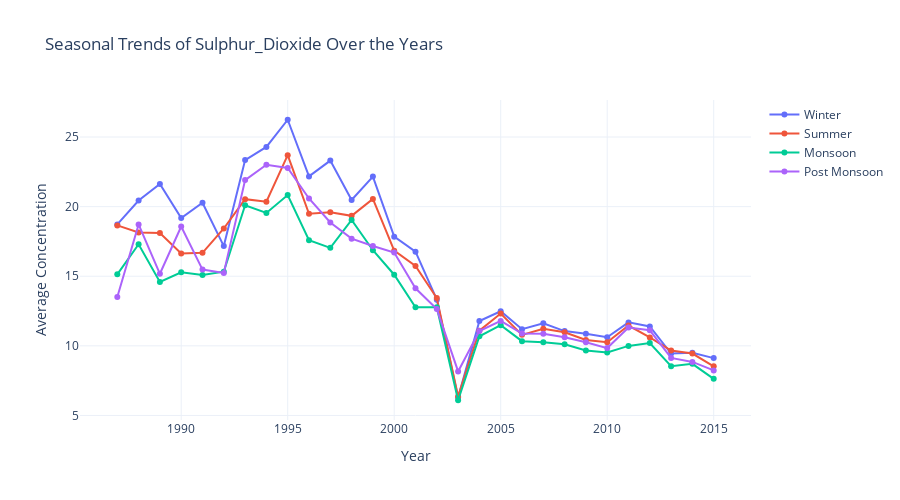
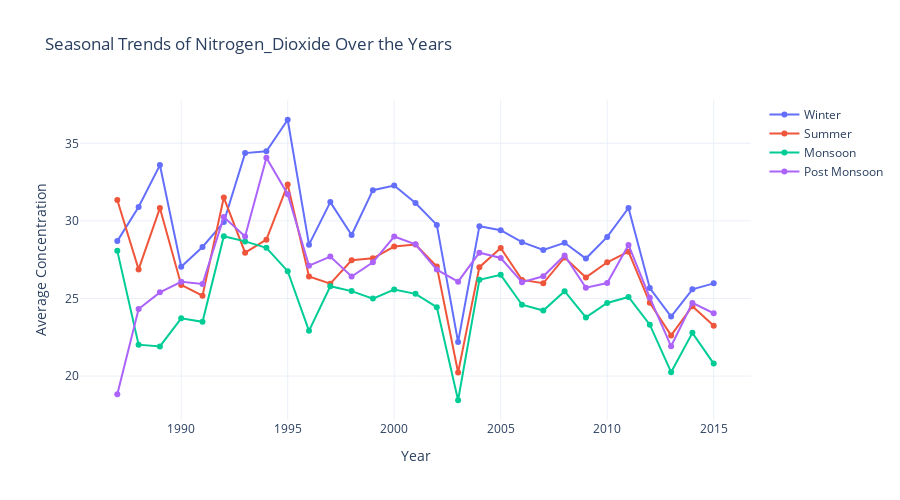
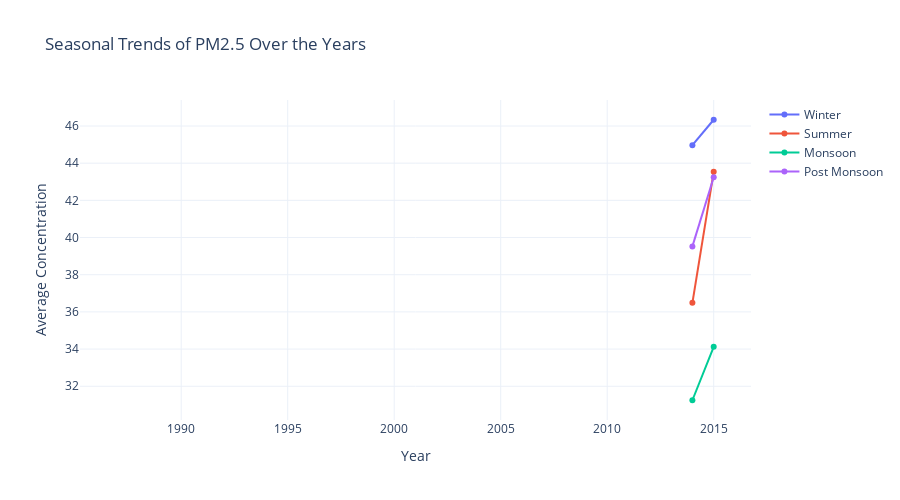

The notebook cell saved with these charts, in order:
### Code cell
for pollutant in pollutants:
    fig = go.Figure()
    
    for season in seasons:
        subset = grouped[grouped['Season'] == season]
        fig.add_trace(go.Scatter(
            x=subset['Year'],
            y=subset[pollutant],
            mode='lines+markers',
            name=season,
            hovertemplate=f"{pollutant} ({season})<br>Year: %{{x}}<br>Avg: %{{y:.2f}}"
        ))
    
    fig.update_layout(
        title=f"Seasonal Trends of {pollutant} Over the Years",
        xaxis_title="Year",
        yaxis_title="Average Concentration",
        hovermode="x unified",
        template="plotly_white",
        width=900,
        height=500
    )
    
    fig.show()

### Figure 1 — Plotly figure (JSON) as saved in the notebook; plotly's stock layout.template omitted (floating-point values rounded to 4 significant figures)
{"data": [{"hovertemplate": "Sulphur_Dioxide (Winter)<br>Year: %{x}<br>Avg: %{y:.2f}", "mode": "lines+markers", "name": "Winter", "type": "scatter", "x": [1987.0, 1988.0, 1989.0, 1990.0, 1991.0, 1992.0, 1993.0, 1994.0, 1995.0, 1996.0, 1997.0, 1998.0, 1999.0, 2000.0, 2001.0, 2002.0, 2003.0, 2004.0, 2005.0, 2006.0, 2007.0, 2008.0, 2009.0, 2010.0, 2011.0, 2012.0, 2013.0, 2014.0, 2015.0], "y": [18.72, 20.43, 21.62, 19.18, 20.28, 17.17, 23.34, 24.29, 26.24, 22.17, 23.31, 20.47, 22.16, 17.84, 16.77, 13.32, 6.284, 11.78, 12.48, 11.2, 11.63, 11.06, 10.86, 10.62, 11.68, 11.4, 9.446, 9.499, 9.118]}, {"hovertemplate": "Sulphur_Dioxide (Summer)<br>Year: %{x}<br>Avg: %{y:.2f}", "mode": "lines+markers", "name": "Summer", "type": "scatter", "x": [1987.0, 1988.0, 1989.0, 1990.0, 1991.0, 1992.0, 1993.0, 1994.0, 1995.0, 1996.0, 1997.0, 1998.0, 1999.0, 2000.0, 2001.0, 2002.0, 2003.0, 2004.0, 2005.0, 2006.0, 2007.0, 2008.0, 2009.0, 2010.0, 2011.0, 2012.0, 2013.0, 2014.0, 2015.0], "y": [18.65, 18.14, 18.11, 16.64, 16.68, 18.43, 20.54, 20.35, 23.7, 19.49, 19.6, 19.34, 20.55, 16.84, 15.73, 13.43, 6.367, 11.09, 12.32, 10.79, 11.23, 10.97, 10.42, 10.25, 11.46, 10.6, 9.66, 9.444, 8.532]}, {"hovertemplate": "Sulphur_Dioxide (Monsoon)<br>Year: %{x}<br>Avg: %{y:.2f}", "mode": "lines+markers", "name": "Monsoon", "type": "scatter", "x": [1987.0, 1988.0, 1989.0, 1990.0, 1991.0, 1992.0, 1993.0, 1994.0, 1995.0, 1996.0, 1997.0, 1998.0, 1999.0, 2000.0, 2001.0, 2002.0, 2003.0, 2004.0, 2005.0, 2006.0, 2007.0, 2008.0, 2009.0, 2010.0, 2011.0, 2012.0, 2013.0, 2014.0, 2015.0], "y": [15.13, 17.3, 14.59, 15.28, 15.09, 15.33, 20.1, 19.55, 20.84, 17.59, 17.04, 19.04, 16.87, 15.11, 12.77, 12.77, 6.091, 10.69, 11.49, 10.34, 10.26, 10.11, 9.665, 9.523, 9.996, 10.2, 8.535, 8.708, 7.627]}, {"hovertemplate": "Sulphur_Dioxide (Post Monsoon)<br>Year: %{x}<br>Avg: %{y:.2f}", "mode": "lines+markers", "name": "Post Monsoon", "type": "scatter", "x": [1987.0, 1988.0, 1989.0, 1990.0, 1991.0, 1992.0, 1993.0, 1994.0, 1995.0, 1996.0, 1997.0, 1998.0, 1999.0, 2000.0, 2001.0, 2002.0, 2003.0, 2004.0, 2005.0, 2006.0, 2007.0, 2008.0, 2009.0, 2010.0, 2011.0, 2012.0, 2013.0, 2014.0, 2015.0], "y": [13.51, 18.72, 15.18, 18.57, 15.48, 15.24, 21.91, 23.01, 22.78, 20.59, 18.86, 17.7, 17.17, 16.7, 14.13, 12.64, 8.161, 11.07, 11.79, 10.89, 10.87, 10.62, 10.26, 9.838, 11.31, 11.12, 9.132, 8.845, 8.234]}], "layout": {"height": 500, "hovermode": "x unified", "title": {"text": "Seasonal Trends of Sulphur_Dioxide Over the Years"}, "width": 900, "xaxis": {"title": {"text": "Year"}}, "yaxis": {"title": {"text": "Average Concentration"}}}}

### Figure 2 — Plotly figure (JSON) as saved in the notebook; plotly's stock layout.template omitted (floating-point values rounded to 4 significant figures)
{"data": [{"hovertemplate": "Nitrogen_Dioxide (Winter)<br>Year: %{x}<br>Avg: %{y:.2f}", "mode": "lines+markers", "name": "Winter", "type": "scatter", "x": [1987.0, 1988.0, 1989.0, 1990.0, 1991.0, 1992.0, 1993.0, 1994.0, 1995.0, 1996.0, 1997.0, 1998.0, 1999.0, 2000.0, 2001.0, 2002.0, 2003.0, 2004.0, 2005.0, 2006.0, 2007.0, 2008.0, 2009.0, 2010.0, 2011.0, 2012.0, 2013.0, 2014.0, 2015.0], "y": [28.7, 30.9, 33.6, 27.05, 28.32, 29.93, 34.37, 34.48, 36.52, 28.47, 31.21, 29.09, 31.98, 32.28, 31.15, 29.74, 22.19, 29.66, 29.4, 28.63, 28.13, 28.59, 27.57, 28.97, 30.83, 25.68, 23.84, 25.6, 25.98]}, {"hovertemplate": "Nitrogen_Dioxide (Summer)<br>Year: %{x}<br>Avg: %{y:.2f}", "mode": "lines+markers", "name": "Summer", "type": "scatter", "x": [1987.0, 1988.0, 1989.0, 1990.0, 1991.0, 1992.0, 1993.0, 1994.0, 1995.0, 1996.0, 1997.0, 1998.0, 1999.0, 2000.0, 2001.0, 2002.0, 2003.0, 2004.0, 2005.0, 2006.0, 2007.0, 2008.0, 2009.0, 2010.0, 2011.0, 2012.0, 2013.0, 2014.0, 2015.0], "y": [31.35, 26.87, 30.83, 25.87, 25.18, 31.5, 27.95, 28.79, 32.34, 26.42, 25.96, 27.46, 27.59, 28.35, 28.47, 27.06, 20.23, 27.02, 28.26, 26.2, 25.98, 27.64, 26.36, 27.33, 28.02, 24.72, 22.62, 24.51, 23.25]}, {"hovertemplate": "Nitrogen_Dioxide (Monsoon)<br>Year: %{x}<br>Avg: %{y:.2f}", "mode": "lines+markers", "name": "Monsoon", "type": "scatter", "x": [1987.0, 1988.0, 1989.0, 1990.0, 1991.0, 1992.0, 1993.0, 1994.0, 1995.0, 1996.0, 1997.0, 1998.0, 1999.0, 2000.0, 2001.0, 2002.0, 2003.0, 2004.0, 2005.0, 2006.0, 2007.0, 2008.0, 2009.0, 2010.0, 2011.0, 2012.0, 2013.0, 2014.0, 2015.0], "y": [28.07, 22.02, 21.91, 23.72, 23.5, 29.01, 28.68, 28.26, 26.76, 22.92, 25.79, 25.48, 24.99, 25.58, 25.3, 24.44, 18.44, 26.2, 26.53, 24.6, 24.22, 25.47, 23.78, 24.71, 25.1, 23.31, 20.25, 22.79, 20.8]}, {"hovertemplate": "Nitrogen_Dioxide (Post Monsoon)<br>Year: %{x}<br>Avg: %{y:.2f}", "mode": "lines+markers", "name": "Post Monsoon", "type": "scatter", "x": [1987.0, 1988.0, 1989.0, 1990.0, 1991.0, 1992.0, 1993.0, 1994.0, 1995.0, 1996.0, 1997.0, 1998.0, 1999.0, 2000.0, 2001.0, 2002.0, 2003.0, 2004.0, 2005.0, 2006.0, 2007.0, 2008.0, 2009.0, 2010.0, 2011.0, 2012.0, 2013.0, 2014.0, 2015.0], "y": [18.83, 24.32, 25.39, 26.07, 25.94, 30.25, 29.0, 34.08, 31.72, 27.11, 27.7, 26.41, 27.33, 28.99, 28.49, 26.86, 26.08, 27.95, 27.61, 26.05, 26.43, 27.77, 25.7, 26.0, 28.45, 25.05, 21.92, 24.72, 24.05]}], "layout": {"height": 500, "hovermode": "x unified", "title": {"text": "Seasonal Trends of Nitrogen_Dioxide Over the Years"}, "width": 900, "xaxis": {"title": {"text": "Year"}}, "yaxis": {"title": {"text": "Average Concentration"}}}}

### Figure 3 — Plotly figure (JSON) as saved in the notebook; plotly's stock layout.template omitted (floating-point values rounded to 4 significant figures)
{"data": [{"hovertemplate": "PM2.5 (Winter)<br>Year: %{x}<br>Avg: %{y:.2f}", "mode": "lines+markers", "name": "Winter", "type": "scatter", "x": [1987.0, 1988.0, 1989.0, 1990.0, 1991.0, 1992.0, 1993.0, 1994.0, 1995.0, 1996.0, 1997.0, 1998.0, 1999.0, 2000.0, 2001.0, 2002.0, 2003.0, 2004.0, 2005.0, 2006.0, 2007.0, 2008.0, 2009.0, 2010.0, 2011.0, 2012.0, 2013.0, 2014.0, 2015.0], "y": [NaN, NaN, NaN, NaN, NaN, NaN, NaN, NaN, NaN, NaN, NaN, NaN, NaN, NaN, NaN, NaN, NaN, NaN, NaN, NaN, NaN, NaN, NaN, NaN, NaN, NaN, NaN, 44.97, 46.34]}, {"hovertemplate": "PM2.5 (Summer)<br>Year: %{x}<br>Avg: %{y:.2f}", "mode": "lines+markers", "name": "Summer", "type": "scatter", "x": [1987.0, 1988.0, 1989.0, 1990.0, 1991.0, 1992.0, 1993.0, 1994.0, 1995.0, 1996.0, 1997.0, 1998.0, 1999.0, 2000.0, 2001.0, 2002.0, 2003.0, 2004.0, 2005.0, 2006.0, 2007.0, 2008.0, 2009.0, 2010.0, 2011.0, 2012.0, 2013.0, 2014.0, 2015.0], "y": [NaN, NaN, NaN, NaN, NaN, NaN, NaN, NaN, NaN, NaN, NaN, NaN, NaN, NaN, NaN, NaN, NaN, NaN, NaN, NaN, NaN, NaN, NaN, NaN, NaN, NaN, NaN, 36.49, 43.53]}, {"hovertemplate": "PM2.5 (Monsoon)<br>Year: %{x}<br>Avg: %{y:.2f}", "mode": "lines+markers", "name": "Monsoon", "type": "scatter", "x": [1987.0, 1988.0, 1989.0, 1990.0, 1991.0, 1992.0, 1993.0, 1994.0, 1995.0, 1996.0, 1997.0, 1998.0, 1999.0, 2000.0, 2001.0, 2002.0, 2003.0, 2004.0, 2005.0, 2006.0, 2007.0, 2008.0, 2009.0, 2010.0, 2011.0, 2012.0, 2013.0, 2014.0, 2015.0], "y": [NaN, NaN, NaN, NaN, NaN, NaN, NaN, NaN, NaN, NaN, NaN, NaN, NaN, NaN, NaN, NaN, NaN, NaN, NaN, NaN, NaN, NaN, NaN, NaN, NaN, NaN, NaN, 31.25, 34.12]}, {"hovertemplate": "PM2.5 (Post Monsoon)<br>Year: %{x}<br>Avg: %{y:.2f}", "mode": "lines+markers", "name": "Post Monsoon", "type": "scatter", "x": [1987.0, 1988.0, 1989.0, 1990.0, 1991.0, 1992.0, 1993.0, 1994.0, 1995.0, 1996.0, 1997.0, 1998.0, 1999.0, 2000.0, 2001.0, 2002.0, 2003.0, 2004.0, 2005.0, 2006.0, 2007.0, 2008.0, 2009.0, 2010.0, 2011.0, 2012.0, 2013.0, 2014.0, 2015.0], "y": [NaN, NaN, NaN, NaN, NaN, NaN, NaN, NaN, NaN, NaN, NaN, NaN, NaN, NaN, NaN, NaN, NaN, NaN, NaN, NaN, NaN, NaN, NaN, NaN, NaN, NaN, NaN, 39.52, 43.24]}], "layout": {"height": 500, "hovermode": "x unified", "title": {"text": "Seasonal Trends of PM2.5 Over the Years"}, "width": 900, "xaxis": {"title": {"text": "Year"}}, "yaxis": {"title": {"text": "Average Concentration"}}}}
